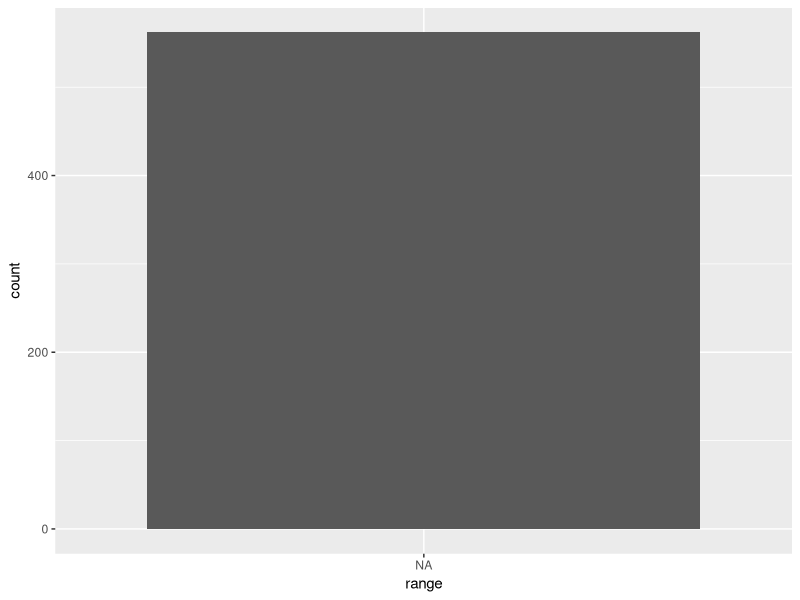

This chart was generated by the following R code:
## ---- chunk 1
library(tidyverse)
library(ggplot2)

## ---- chunk 2

# Read in raw data. These are the files downloaded from survey monkey saved as a .csv
raw_data_general <- read.csv("data/general.csv", stringsAsFactors = FALSE)
raw_data_botanist <- read.csv("data/botanist.csv", stringsAsFactors = FALSE)
raw_data_bask <- read.csv("data/bask.csv", stringsAsFactors = FALSE)

## ---- chunk 3
# Pull information for only this question out of each survey
# - Rename columns
# - Drop first row (first row contained column names)
# - Add survey source as a variable

    ## General
general <- 
  raw_data_general %>%
  select(question = "What.is.your.age..in.years..") %>%
  slice(2:nrow(.)) %>%
  mutate(source = 'general')


  ## Bask
bask <- 
  raw_data_bask %>%
  select(question = "What.is.your.age..in.years..") %>%
  slice(2:nrow(.)) %>%
  mutate(source = 'bask')


  ## Botanist
botanist <- 
  raw_data_botanist %>%
  select(question = "What.is.your.age..in.years..") %>%
  slice(2:nrow(.)) %>%
  mutate(source = 'botanist')

## ---- chunk 4
# Combine General, Botanist, and Bask data frames into 1 and remove blank responses

all_data <- 
  rbind(general, bask, botanist) %>%
  filter(question > 0) %>%
  mutate(question = as.numeric(question)) %>%
  mutate(range = case_when(
    question == 1 ~ "21 - 29",
    question == 2 ~ "30 - 39",
    question == 3 ~ "40 - 49",
    question == 4 ~ "50 - 59",
    question == 5 ~ "60 - 69",
    question == 6 ~ "70+"))

## ---- chunk 5

for_plot <-
  all_data %>%
  group_by(range) %>%
  summarize(count = n()) %>%
  ungroup()
  
## ---- chunk 6

p <-
  ggplot(for_plot, aes(x = range, y = count)) +
  geom_histogram(stat = 'identity')

p

